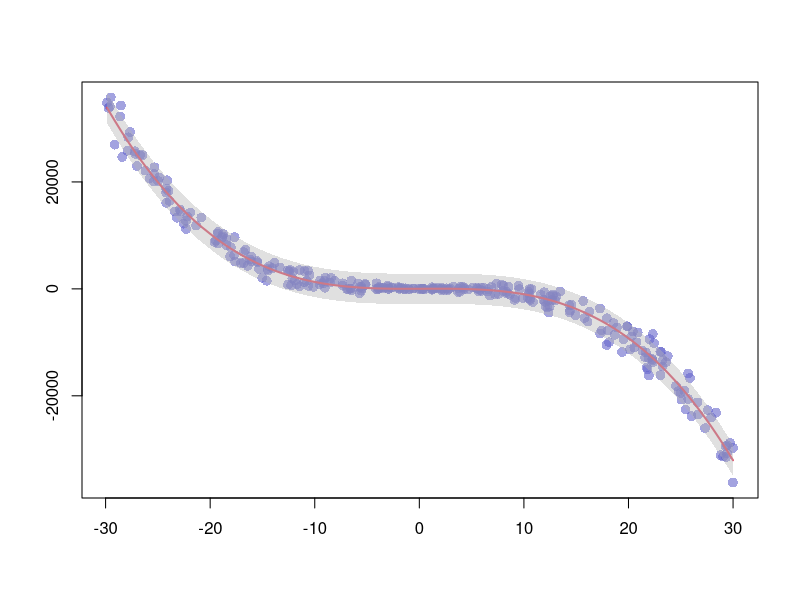

Write R code to recreate this figure.
## ---- chunk 1
x <- runif(300,  min=-30, max=30) 
y <- -1.2*x^3 + 1.1 * x^2 - x + 10 + rnorm(length(x),0,100*abs(x)) 
 
## Can we find a polynome that fit this function ?
model <- lm(y ~ x + I(x^2) + I(x^3))
myPredict <- predict(model, interval="predict")
 
# Basic plot of x and y :
plot(x, y, col=rgb(0.4,0.4,0.8,0.6), pch=16 , cex=1.3 , xlab="" , ylab="") 
  ix <- sort(x, index.return=T)$ix
  lines(x[ix], myPredict[ix , 1], col=2, lwd=2)  
  polygon(
    c(rev(x[ix]), x[ix]),
    c(rev(myPredict[ix, 3]), myPredict[ix, 2]),
    col = rgb(0.7, 0.7, 0.7, 0.4) ,
    border=NA)
